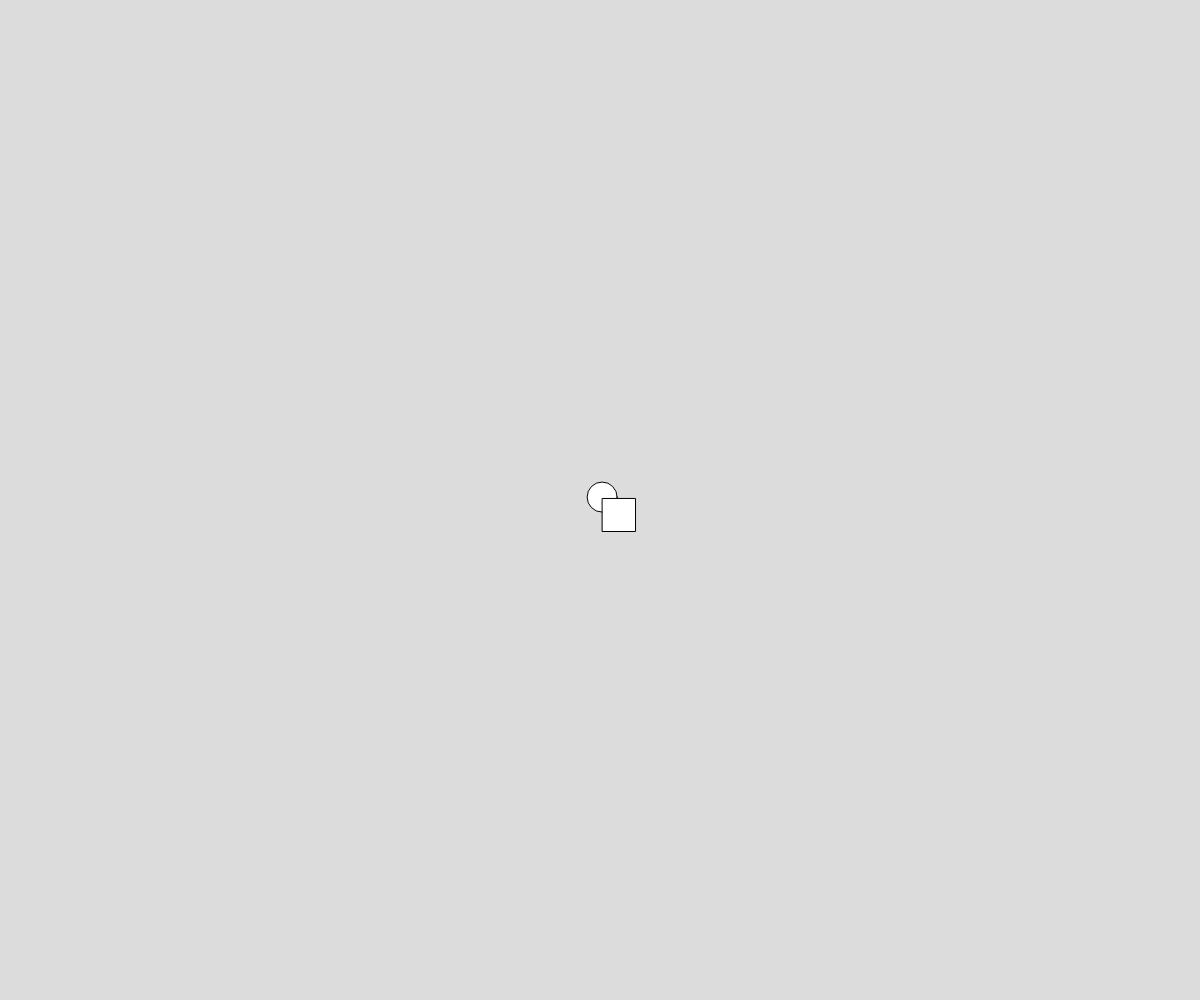
Frame 1 (no input)
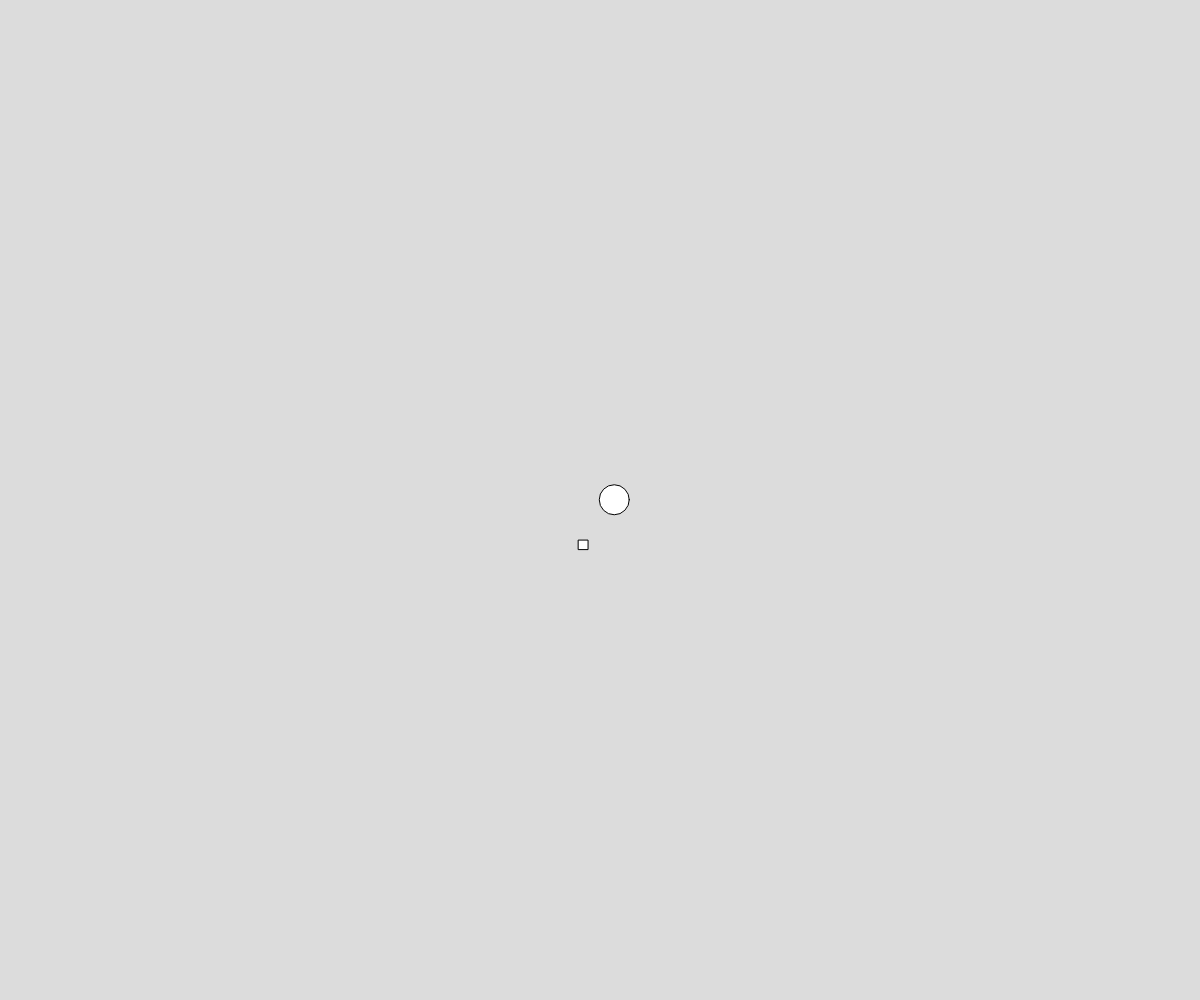
Frame 60 (no input)
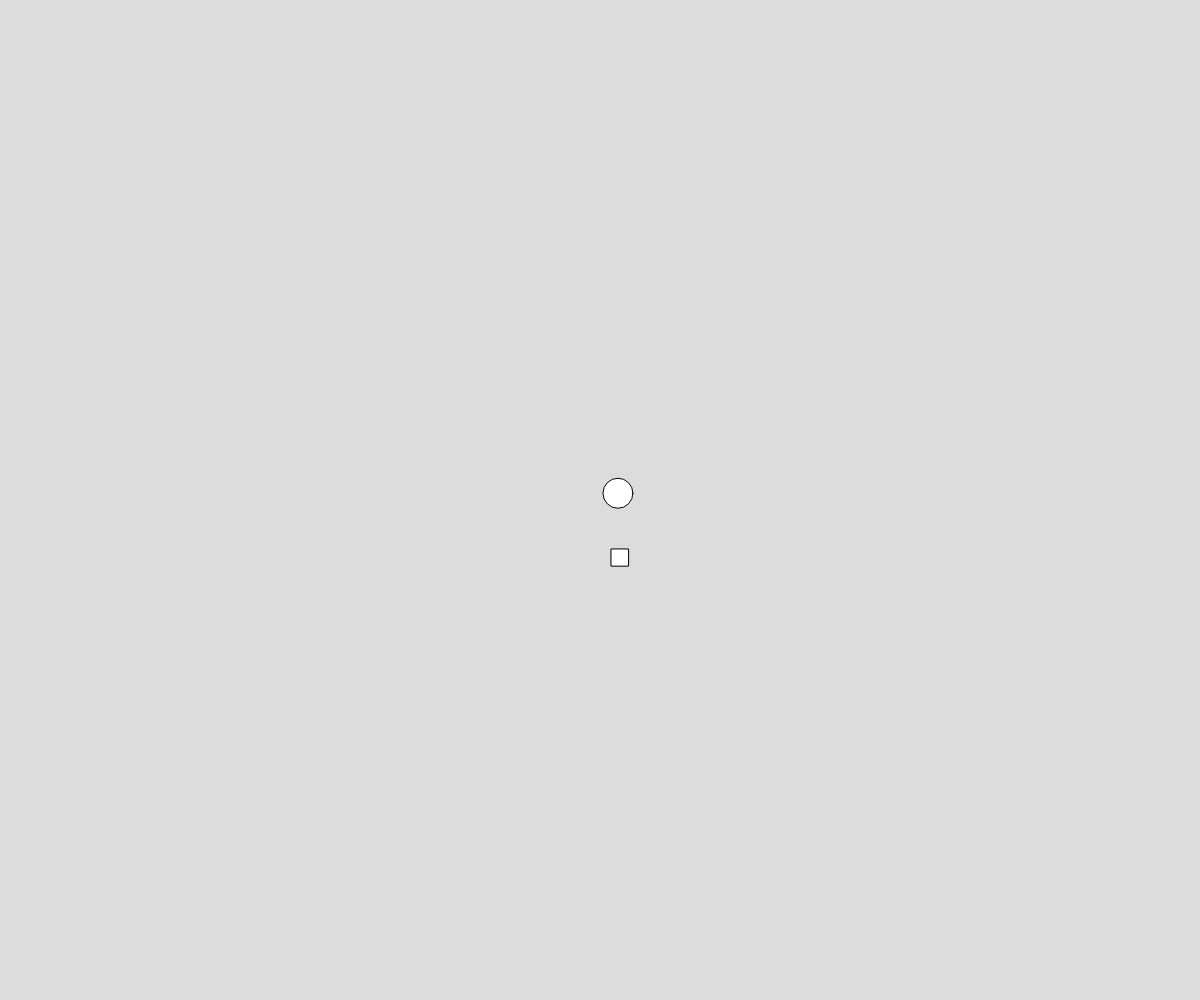
Frame 120 (the mouse pressed at the canvas centre since frame 60)

The p5.js sketch that drew these frames (run headless with seeded random() and noise() and a simulated clock; from frame 60 on, the mouse is pressed at the canvas centre):

// p5.js sketch
// ── sketch.js
// inheritance demo

let theParticle;
let someConfetti;

function setup() {
  createCanvas(windowWidth, windowHeight);
  theParticle = new Particle(width/2, height/2);
  someConfetti = new Confetti(width/2, height/2);
}

function draw() {
  background(220);
  theParticle.update();
  someConfetti.update()
  theParticle.display();
  someConfetti.display();
}

class Particle {
  constructor(x, y) {
    this.x = x;
    this.y = y;
    this.size = 30;
  }

  update() {
    this.x += random(-5, 5);
    this.y += random(-5, 5);
  }

  display() {
    circle(this.x, this.y, this.size);
  }
}

class Confetti extends Particle {
  constructor(x, y) {
    super(x, y);

  }

  update() {
    super.update();
    this.size += random(-5, 5);
  }


  display() {
    square(this.x, this.y, this.size);
  }
}
